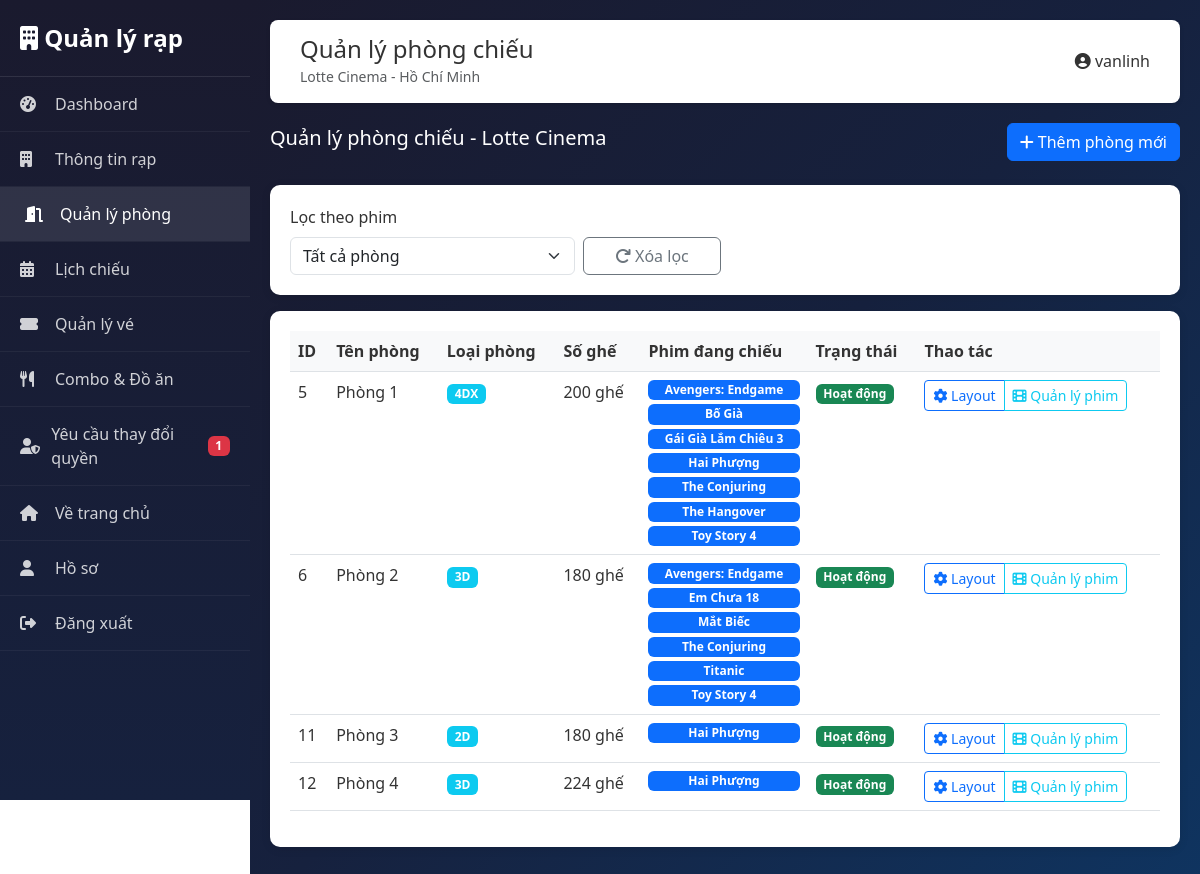
Screenshot of /?route=moderator/screens (signed in) with the database file from the repository.
### tables this page shows
CREATE TABLE `theaters` (
  `id` int(11) NOT NULL,
  `name` varchar(150) NOT NULL,
  `location` varchar(255) DEFAULT NULL,
  `phone` varchar(20) DEFAULT NULL,
  `created_at` timestamp NOT NULL DEFAULT current_timestamp(),
  `total_screens` int(11) DEFAULT 1,
  `address` text DEFAULT NULL,
  `is_active` tinyint(1) DEFAULT 1
);

CREATE TABLE `users` (
  `id` int(11) NOT NULL,
  `name` varchar(100) NOT NULL,
  `email` varchar(120) NOT NULL,
  `password` varchar(255) NOT NULL,
  `avatar` varchar(255) DEFAULT NULL,
  `birthdate` date DEFAULT NULL,
  `rank` enum('Bronze','Silver','Gold','Platinum') DEFAULT 'Bronze',
  `points` int(11) DEFAULT 0,
  `subscription_id` int(11) DEFAULT NULL,
  `status` enum('active','inactive','banned') DEFAULT 'active',
  `email_verified` tinyint(1) DEFAULT 0,
  `created_at` timestamp NOT NULL DEFAULT current_timestamp(),
  `updated_at` timestamp NOT NULL DEFAULT current_timestamp() ON UPDATE current_timestamp(),
  `role` enum('user','admin','moderator','manager') DEFAULT 'user',
  `theater_id` int(11) DEFAULT NULL,
  `is_active` tinyint(1) DEFAULT 1,
  `last_login` datetime DEFAULT NULL
);

CREATE TABLE `theater_screens` (
  `id` int(11) NOT NULL,
  `theater_id` int(11) NOT NULL,
  `screen_name` varchar(100) NOT NULL,
  `total_seats` int(11) NOT NULL,
  `seat_layout` text DEFAULT NULL,
  `seat_layout_config` text DEFAULT NULL COMMENT 'JSON config for seat layout: rows, cols, vip_rows, couple_rows, etc.',
  `screen_type` enum('2D','3D','IMAX','4DX') DEFAULT '2D',
  `is_active` tinyint(1) DEFAULT 1,
  `created_at` timestamp NOT NULL DEFAULT current_timestamp()
);

### modules/admin/views/moderator/screens.php (the view, shortened to what the rows shown need)
<div class="d-flex justify-content-between align-items-center mb-4">
    <h5>Quản lý phòng chiếu - <?php echo htmlspecialchars($theater['name']); ?></h5>
    <button type="button" class="btn btn-primary" data-bs-toggle="modal" data-bs-target="#addScreenModal">
        <i class="fas fa-plus"></i> Thêm phòng mới
    </button>
</div>
<div class="stat-card">
    <div class="table-responsive">
        <table class="table table-hover">
            <thead>
                <tr>
                    <th>ID</th>
                    <th>Tên phòng</th>
                    <th>Loại phòng</th>
                    <th>Số ghế</th>
                    <th>Phim đang chiếu</th>
                    <th>Trạng thái</th>
                    <th>Thao tác</th>
                </tr>
            </thead>
            <tbody>
                <?php if (empty($screens)): ?>
                    <tr>
                        <td colspan="7" class="text-center text-muted">Chưa có phòng chiếu nào</td>
                    </tr>
                <?php else: ?>
                    <?php foreach ($screens as $screen): ?>
                        <tr>
                            <td><?php echo $screen['id']; ?></td>
                            <td><?php echo htmlspecialchars($screen['screen_name']); ?></td>
                            <td>
                                <span class="badge bg-info"><?php echo htmlspecialchars($screen['screen_type'] ?? '2D'); ?></span>
                            </td>
                            <td><?php echo $screen['total_seats']; ?> ghế</td>
                            <td>
                                <?php if (!empty($screen['current_movies']) && is_array($screen['current_movies']) && count($screen['current_movies']) > 0): ?>
                                    <div class="d-flex flex-column gap-1">
                                        <?php foreach ($screen['current_movies'] as $movie): ?>
                                            <span class="badge bg-primary">
                                                <?php echo htmlspecialchars($movie['title'] ?? ''); ?>
                                            </span>
                                        <?php endforeach; ?>
                                    </div>
                                <?php else: ?>
                                    <span class="text-muted">Chưa có phim</span>
                                <?php endif; ?>
                            </td>
                            <td>
                                <?php if ($screen['is_active']): ?>
                                    <span class="badge bg-success">Hoạt động</span>
                                <?php else: ?>
                                    <span class="badge bg-secondary">Tạm dừng</span>
                                <?php endif; ?>
                            </td>
                            <td>
                                <div class="btn-group" role="group">
                                    <a href="?route=moderator/screenEdit&id=<?php echo $screen['id']; ?>" class="btn btn-sm btn-outline-primary">
                                        <i class="fas fa-cog"></i> Layout
                                    </a>
                                    <button type="button" class="btn btn-sm btn-outline-info"
                                            data-bs-toggle="modal"
                                            data-bs-target="#manageMoviesModal"
                                            data-screen-id="<?php echo $screen['id']; ?>"
                                            data-screen-name="<?php echo htmlspecialchars($screen['screen_name']); ?>"
                                            onclick="loadScreenMovies(<?php echo $screen['id']; ?>, '<?php echo htmlspecialchars($screen['screen_name']); ?>')">
                                        <i class="fas fa-film"></i> Quản lý phim
                                    </button>
                                </div>
                            </td>
                        </tr>
                    <?php endforeach; ?>
                <?php endif; ?>
            </tbody>
        </table>
    </div>
</div>

### modules/admin/views/moderator/layout.php (shortened to what the rows shown need)
<!DOCTYPE html>
<html lang="vi">
<head>
    <link href="https://cdn.jsdelivr.net/npm/bootstrap@5.3.0/dist/css/bootstrap.min.css" rel="stylesheet">
    <link rel="stylesheet" href="https://cdnjs.cloudflare.com/ajax/libs/font-awesome/6.4.0/css/all.min.css">
    <?php
    $baseUrl = UrlHelper::getBaseUrl();
    ?>
    <link rel="stylesheet" href="<?php echo htmlspecialchars($baseUrl); ?>/style.css?v=<?php echo time(); ?>">
    <link rel="stylesheet" href="<?php echo htmlspecialchars($baseUrl); ?>/modules/admin/views/admin-style.css?v=<?php echo time(); ?>">
</head>
<body>
    <div class="moderator-main">
        <div class="moderator-header">
            <div class="d-flex justify-content-between align-items-center">
                <div>
                    <h4 class="mb-0"><?php echo $title ?? 'Quản lý rạp'; ?></h4>
                    <?php if (isset($theater)): ?>
                        <small class="text-muted"><?php echo htmlspecialchars($theater['name']); ?> - <?php echo htmlspecialchars($theater['location'] ?? ''); ?></small>
                    <?php endif; ?>
                </div>
                <div class="d-flex align-items-center gap-3">
                    <span><i class="fas fa-user-circle"></i> <?php echo htmlspecialchars($user['name'] ?? 'Moderator'); ?></span>
                </div>
            </div>
        </div>
        <?php echo $content; ?>
    </div>
</body>
</html>

### rows the page displays
theaters: name "Lotte Cinema", location "Hồ Chí Minh"
users: name "vanlinh"
theater_screens: id "5", screen_name "Phòng 1", screen_type "4DX", total_seats "200", title "Avengers: Endgame", title "Bố Già", title "Gái Già Lắm Chiêu 3", title "Hai Phượng", title "The Conjuring", title "The Hangover", title "Toy Story 4", is_active "Hoạt động"
theater_screens: id "6", screen_name "Phòng 2", screen_type "3D", total_seats "180", title "Avengers: Endgame", title "Em Chưa 18", title "Mắt Biếc", title "The Conjuring", title "Titanic", title "Toy Story 4", is_active "Hoạt động"
theater_screens: id "11", screen_name "Phòng 3", screen_type "2D", total_seats "180", title "Hai Phượng", is_active "Hoạt động"
theater_screens: id "12", screen_name "Phòng 4", screen_type "3D", total_seats "224", title "Hai Phượng", is_active "Hoạt động"

### other values shown
$pendingCount "1"
$title "Quản lý phòng chiếu"
